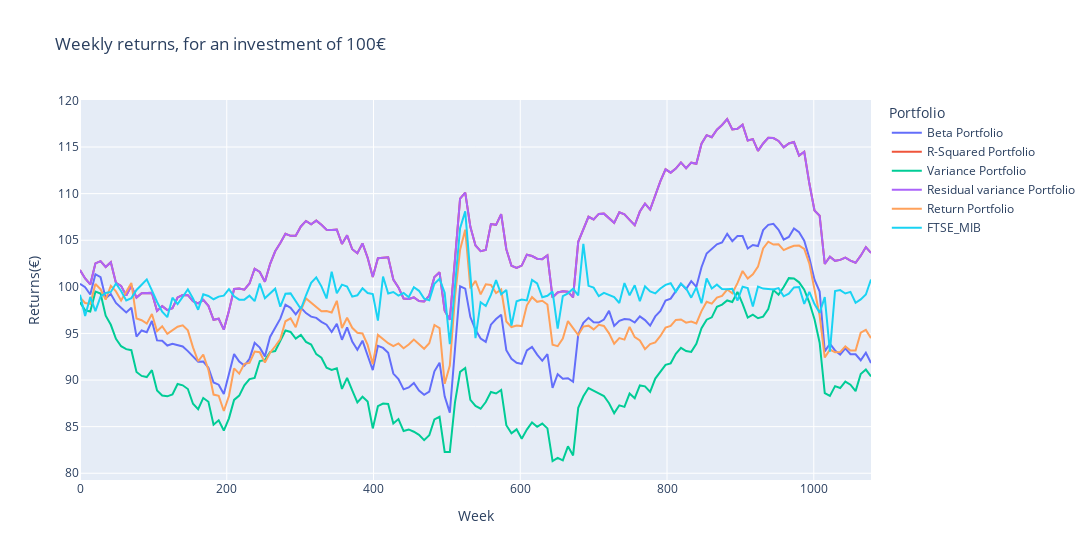

The notebook cell saved with this chart:
### Markdown cell above
## Returns charts

### Code cell
fig = px.line(final_returns, x="Week", y=["Beta Portfolio", "R-Squared Portfolio", "Variance Portfolio", "Residual variance Portfolio", "Return Portfolio", "FTSE_MIB"],
              title='Weekly returns, for an investment of 100€', labels=dict(value="Returns(€)", variable="Portfolio"), width=1100 )
fig.show()

### Figure 1 — Plotly figure (JSON) as saved in the notebook; plotly's stock layout.template omitted (floating-point values rounded to 4 significant figures; data arrays with more than 128 entries replaced by an {"elided": "..."} marker saying what was removed)
{"data": [{"hovertemplate": "Portfolio=Beta Portfolio<br>Week=%{x}<br>Returns(€)=%{y}<extra></extra>", "legendgroup": "Beta Portfolio", "line": {"color": "#636efa", "dash": "solid"}, "marker": {"symbol": "circle"}, "mode": "lines", "name": "Beta Portfolio", "orientation": "v", "showlegend": true, "type": "scatter", "x": {"elided": "155 int values"}, "xaxis": "x", "y": {"elided": "155 float values"}, "yaxis": "y"}, {"hovertemplate": "Portfolio=R-Squared Portfolio<br>Week=%{x}<br>Returns(€)=%{y}<extra></extra>", "legendgroup": "R-Squared Portfolio", "line": {"color": "#EF553B", "dash": "solid"}, "marker": {"symbol": "circle"}, "mode": "lines", "name": "R-Squared Portfolio", "orientation": "v", "showlegend": true, "type": "scatter", "x": {"elided": "155 int values"}, "xaxis": "x", "y": {"elided": "155 float values"}, "yaxis": "y"}, {"hovertemplate": "Portfolio=Variance Portfolio<br>Week=%{x}<br>Returns(€)=%{y}<extra></extra>", "legendgroup": "Variance Portfolio", "line": {"color": "#00cc96", "dash": "solid"}, "marker": {"symbol": "circle"}, "mode": "lines", "name": "Variance Portfolio", "orientation": "v", "showlegend": true, "type": "scatter", "x": {"elided": "155 int values"}, "xaxis": "x", "y": {"elided": "155 float values"}, "yaxis": "y"}, {"hovertemplate": "Portfolio=Residual variance Portfolio<br>Week=%{x}<br>Returns(€)=%{y}<extra></extra>", "legendgroup": "Residual variance Portfolio", "line": {"color": "#ab63fa", "dash": "solid"}, "marker": {"symbol": "circle"}, "mode": "lines", "name": "Residual variance Portfolio", "orientation": "v", "showlegend": true, "type": "scatter", "x": {"elided": "155 int values"}, "xaxis": "x", "y": {"elided": "155 float values"}, "yaxis": "y"}, {"hovertemplate": "Portfolio=Return Portfolio<br>Week=%{x}<br>Returns(€)=%{y}<extra></extra>", "legendgroup": "Return Portfolio", "line": {"color": "#FFA15A", "dash": "solid"}, "marker": {"symbol": "circle"}, "mode": "lines", "name": "Return Portfolio", "orientation": "v", "showlegend": true, "type": "scatter", "x": {"elided": "155 int values"}, "xaxis": "x", "y": {"elided": "155 float values"}, "yaxis": "y"}, {"hovertemplate": "Portfolio=FTSE_MIB<br>Week=%{x}<br>Returns(€)=%{y}<extra></extra>", "legendgroup": "FTSE_MIB", "line": {"color": "#19d3f3", "dash": "solid"}, "marker": {"symbol": "circle"}, "mode": "lines", "name": "FTSE_MIB", "orientation": "v", "showlegend": true, "type": "scatter", "x": {"elided": "155 int values"}, "xaxis": "x", "y": {"elided": "155 float values"}, "yaxis": "y"}], "layout": {"legend": {"title": {"text": "Portfolio"}, "tracegroupgap": 0}, "title": {"text": "Weekly returns, for an investment of 100€"}, "width": 1100, "xaxis": {"anchor": "y", "domain": [0, 1], "title": {"text": "Week"}}, "yaxis": {"anchor": "x", "domain": [0, 1], "title": {"text": "Returns(€)"}}}}
